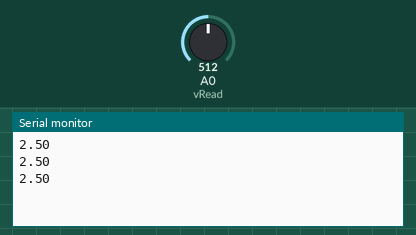
The sketch below on a simulated Arduino Uno, built with avr-gcc and run on an emulated ATmega328P. On the bench: the last lines printed to the serial monitor. The inputs (shaded band) are chosen by the test bench; at power-on: A0 (vRead) = 512.

Above: at 1.3 s.
1.4 s: A0 (vRead) set to 716
At 1.9 s:
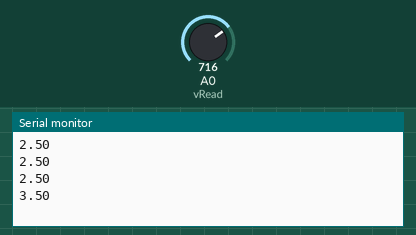
2.9 s: A0 (vRead) set to 900
At 3.4 s:
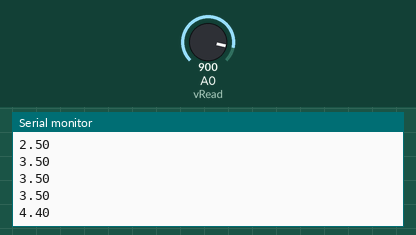
Timing chart, 0 to 5.9 s (numbered marks = the images above; inputs shaded):
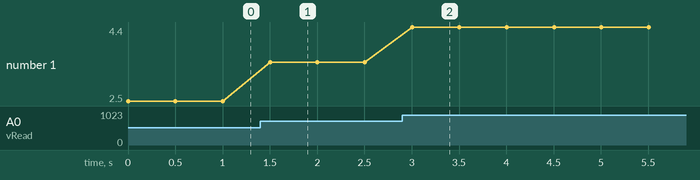

Measured:
- after the input at 1.4 s, the serial monitor: prints a new line after 0.10 s (image 1)
- after the input at 2.9 s, the serial monitor: prints a new line after 0.10 s (image 2)
- plotted number 1: 2.5 → 3.5 after the input at 1.4 s, 3.5 → 4.4 after the input at 2.9 s

The sketch:

06_Potenciometro.ino
```cpp
float vOut;
int dt = 500;
float vRead = A0;

void setup() {
  // put your setup code here, to run once:
  pinMode(vRead, INPUT);
  Serial.begin(9600);
}

void loop() {
  // put your main code here, to run repeatedly:
  vOut = analogRead(vRead);
  vOut = vOut * 5. / 1023.;
  Serial.println(vOut);
  delay(dt);
}
```
